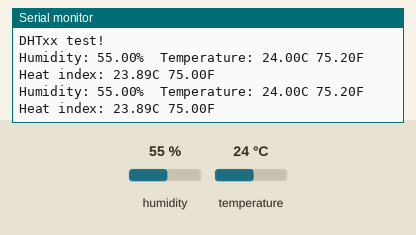
The sketch below on a simulated Arduino Mega 2560, built with avr-gcc and run on an emulated ATmega2560. Shown: the last lines printed to the serial monitor. The test bench sets the inputs (shaded band); at power-on: humidity 55 %, temperature 24 °C.

Above: at 4.8 s.
4.9 s: humidity set to 22 %
At 7.1 s:
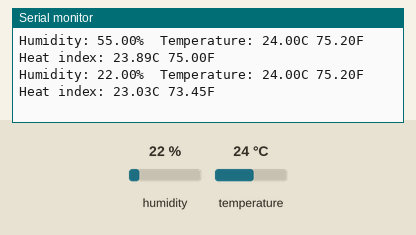
7.9 s: temperature set to 12 °C
At 9.6 s:
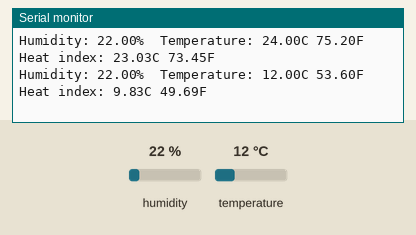
10.9 s: humidity set to 40 %
At 13.3 s:
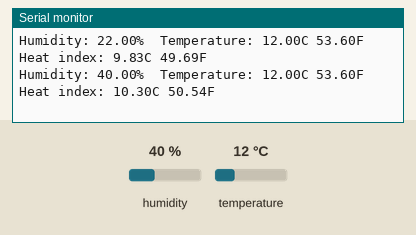
Timing chart, 0 to 14.8 s (numbered marks = the images above; inputs shaded):
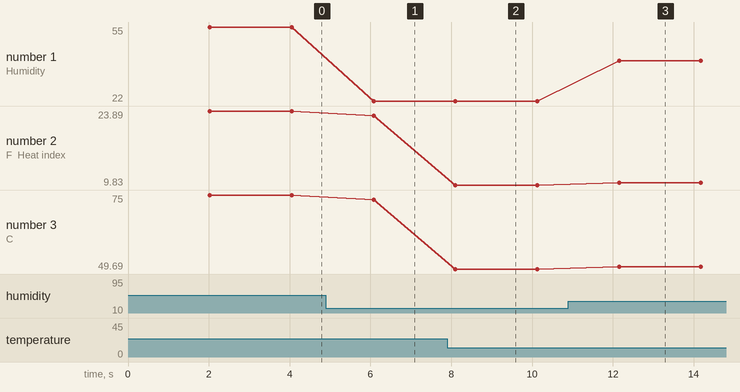

The sketch:

dht11.ino
```cpp
#include "DHT.h"

#define DHTPIN 23     // Digital pin connected to the DHT sensor

#define DHTTYPE DHT11   // DHT 11

DHT dht(DHTPIN, DHTTYPE);

void setup() {
  Serial.begin(115200);
  Serial.println(F("DHTxx test!"));

  dht.begin();
}

void loop() {
  delay(2000);
  float h = dht.readHumidity();
  // Read temperature as Celsius (the default)
  float t = dht.readTemperature();
  // Read temperature as Fahrenheit (isFahrenheit = true)
  float f = dht.readTemperature(true);

  // Check if any reads failed and exit early (to try again).
  if (isnan(h) || isnan(t) || isnan(f)) {
    Serial.println(F("Failed to read from DHT sensor!"));
    return;
  }

  float hif = dht.computeHeatIndex(f, h);
  float hic = dht.computeHeatIndex(t, h, false);

  Serial.print(F("Humidity: "));
  Serial.print(h);
  Serial.print(F("%  Temperature: "));
  Serial.print(t);
  Serial.print(F("C "));
  Serial.print(f);
  Serial.print(F("F  Heat index: "));
  Serial.print(hic);
  Serial.print(F("C "));
  Serial.print(hif);
  Serial.println(F("F"));
}
```

Measured:
- after the input at 4.9 s, the serial monitor: prints a new line after 1.2 s (image 1)
- after the input at 7.9 s, the serial monitor: prints a new line after 0.20 s (image 2)
- after the input at 10.9 s, the serial monitor: prints a new line after 1.3 s (image 3)
- plotted number 1: 55 → 22 after the input at 4.9 s, 22 → 40 after the input at 10.9 s
- plotted number 2: 23.89 → 23.03 after the input at 4.9 s, 23.03 → 9.83 after the input at 7.9 s, 9.83 → 10.3 after the input at 10.9 s
- plotted number 3: 75 → 73.45 after the input at 4.9 s, 73.45 → 49.69 after the input at 7.9 s, 49.69 → 50.54 after the input at 10.9 s
